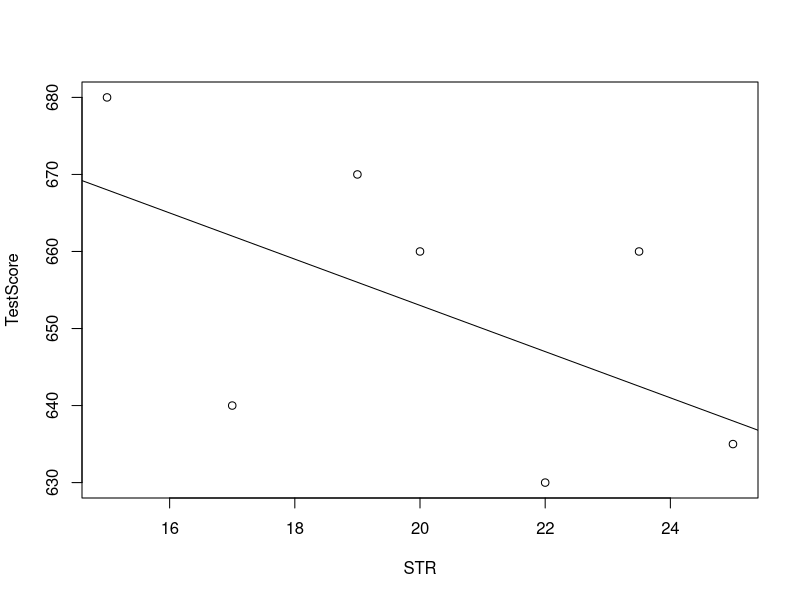
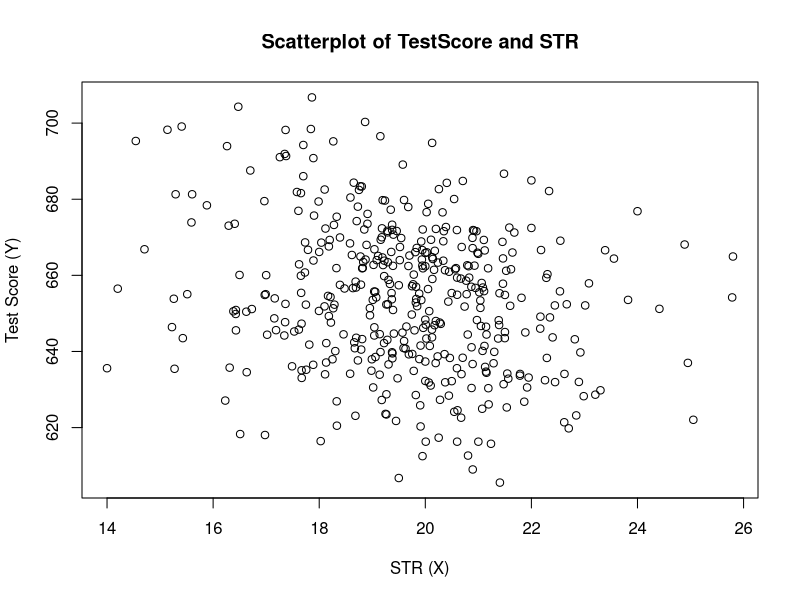
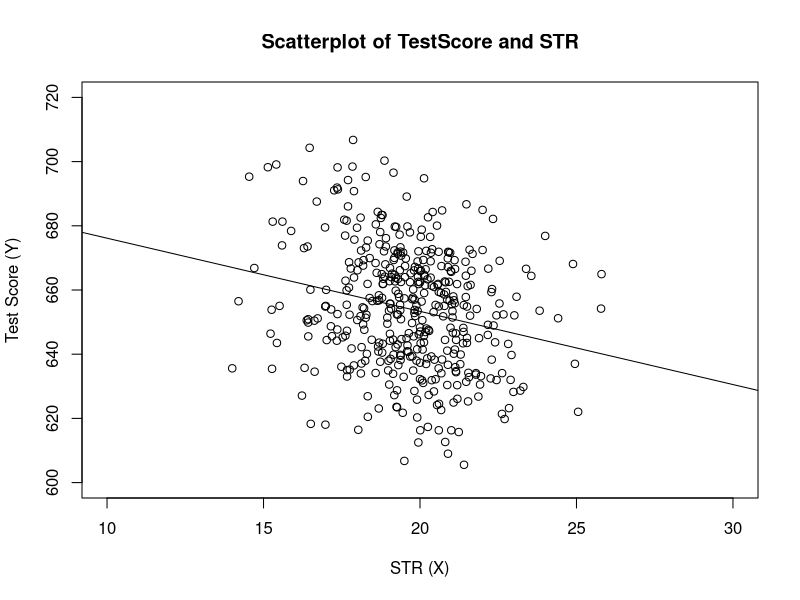
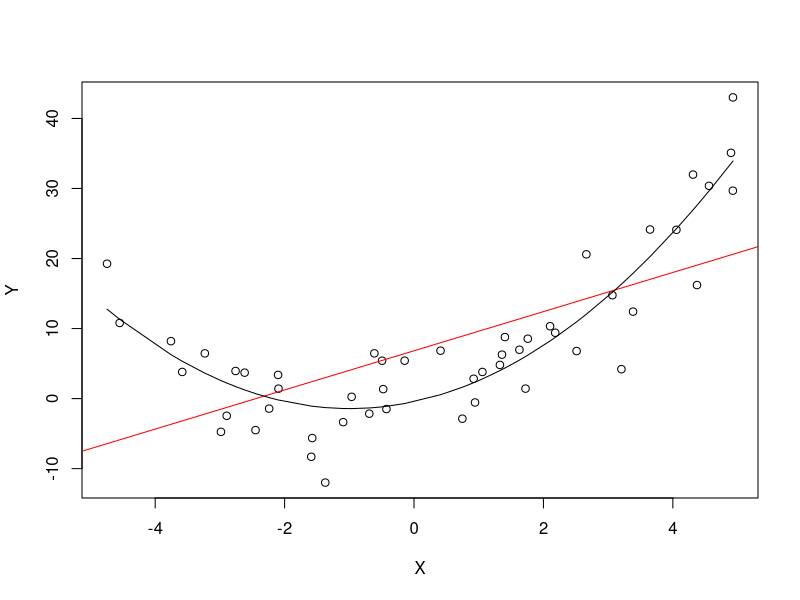
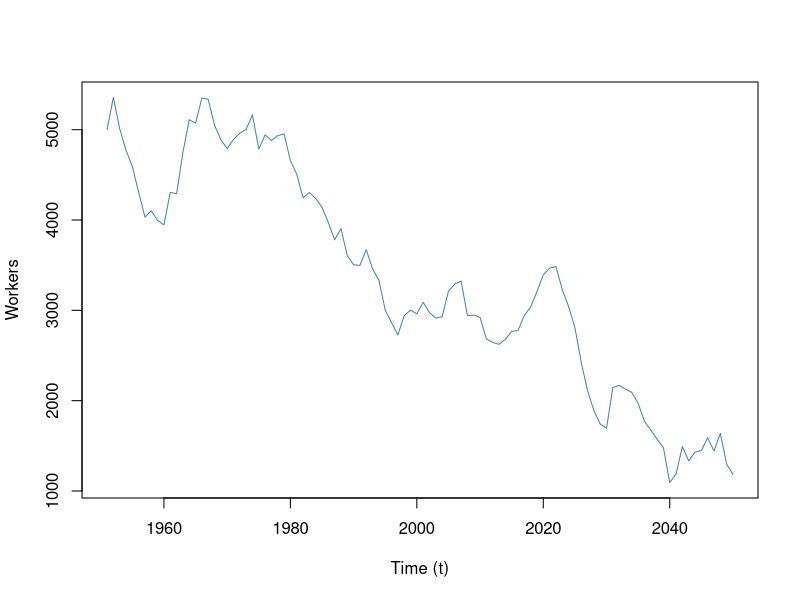
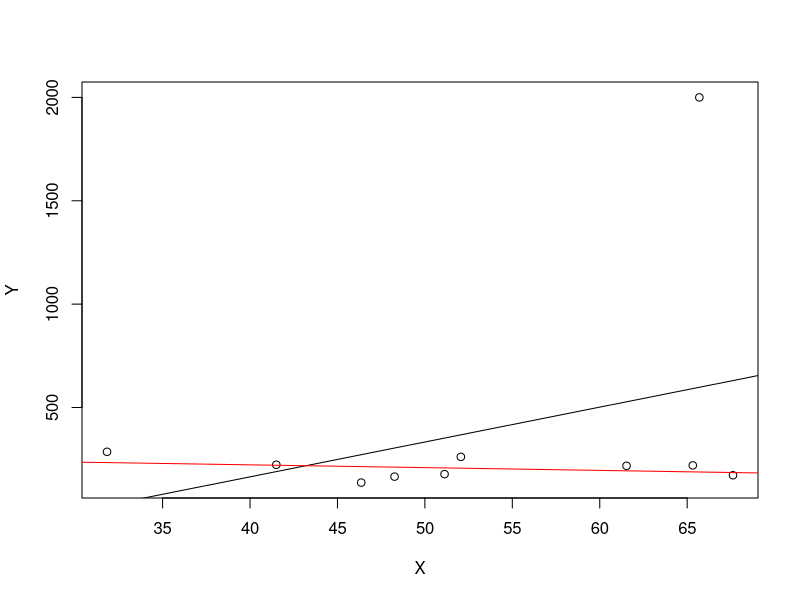
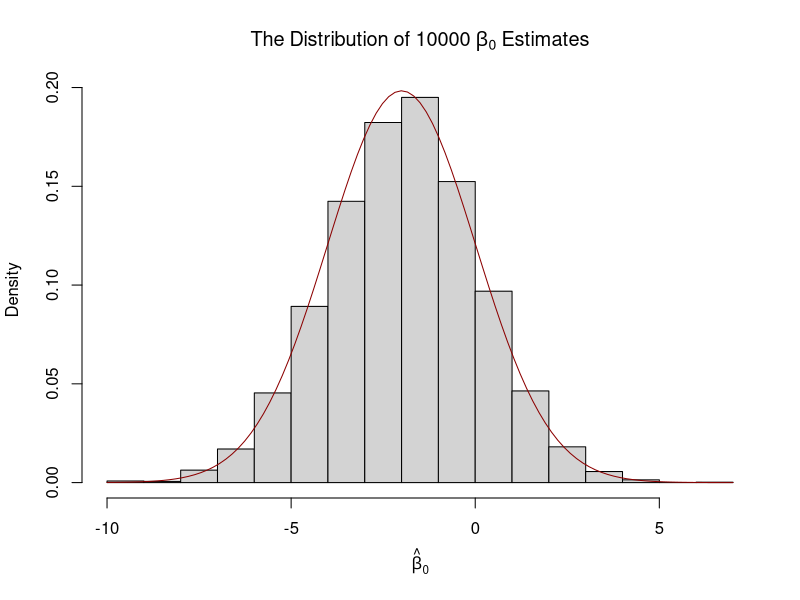
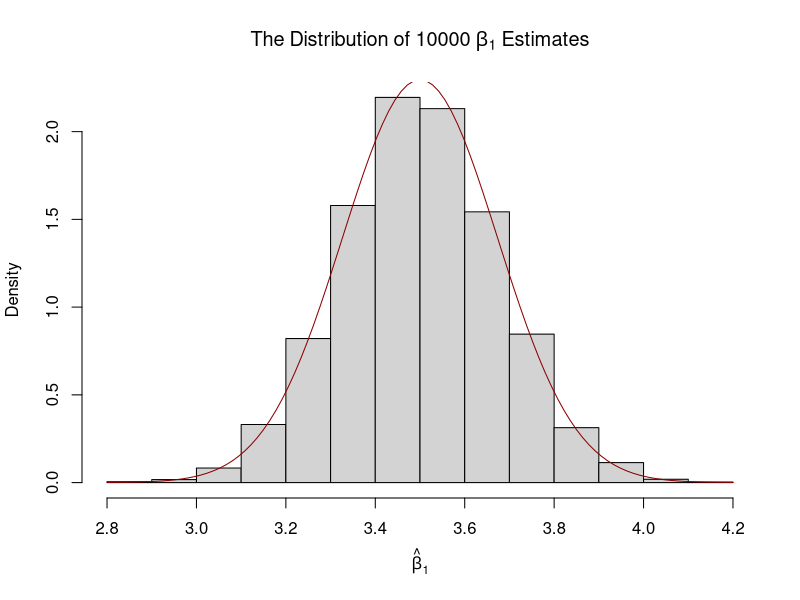

The R source for these figures, in order:
## ---- chunk 1
library(knitr)
library(kableExtra)

frame <- data.frame(
  TestScore=c(680, 640, 670, 660, 630, 660, 635),
  STR=c(15, 17, 19, 20, 22, 23.5, 25)
         )
rownames(frame) <- 1:7

t(frame) %>% kable("html")
## ---- chunk 2
# Create sample data
STR <- c(15, 17, 19, 20, 22, 23.5, 25)
TestScore <- c(680, 640, 670, 660, 630, 660, 635) 

# Print out sample data
STR
TestScore
## ---- chunk 3
# create a scatter plot of the data
plot(TestScore ~ STR)
# add the true relationship to the plot
abline(a = 713, b = -3)
## ---- chunk 4
# load the AER package 
library(AER)   

# load the the data set in the workspace
data(CASchools) 
## ---- chunk 5
class(CASchools)
## ---- chunk 6
head(CASchools)
## ---- chunk 7
# compute STR and append it to CASchools
CASchools$STR <- CASchools$students/CASchools$teachers 

# compute TestScore and append it to CASchools
CASchools$score <- (CASchools$read + CASchools$math)/2     
## ---- chunk 8
# compute sample averages of STR and score
avg_STR <- mean(CASchools$STR) 
avg_score <- mean(CASchools$score)

# compute sample standard deviations of STR and score
sd_STR <- sd(CASchools$STR) 
sd_score <- sd(CASchools$score)

# set up a vector of percentiles and compute the quantiles 
quantiles <- c(0.10, 0.25, 0.4, 0.5, 0.6, 0.75, 0.9)
quant_STR <- quantile(CASchools$STR, quantiles)
quant_score <- quantile(CASchools$score, quantiles)

# gather everything in a data.frame 
DistributionSummary <- data.frame(
                                  Average = c(avg_STR, avg_score), 
                                  StandardDeviation = c(sd_STR, sd_score), 
                                  quantile = rbind(quant_STR, quant_score)
                                  )

# print the summary to the console
DistributionSummary
## ---- chunk 9
plot(score ~ STR, 
     data = CASchools,
     main = "Scatterplot of TestScore and STR", 
     xlab = "STR (X)",
     ylab = "Test Score (Y)"
)
## ---- chunk 10
cor(CASchools$STR, CASchools$score)
## ---- chunk 11
rm(STR)
attach(CASchools) #allows to use the variables contained in CASchools directly

# compute beta_1 
beta_1 <- sum((STR - mean(STR))*(score - mean(score))) / sum((STR - mean(STR))^2)

# compute beta_0
beta_0 <- mean(score) - beta_1 * mean(STR)

# print the results to the console
beta_1
beta_0
## ---- chunk 12
# estimate the model and assign the result to linear_model
linear_model <- lm(score ~ STR, data = CASchools)

# Print the standard output of the estimated lm object to the console 
linear_model
## ---- chunk 13
# plot the data
plot(score ~ STR, 
     data = CASchools,
     main = "Scatterplot of TestScore and STR", 
     xlab = "STR (X)",
     ylab = "Test Score (Y)",
     xlim = c(10, 30),
     ylim = c(600, 720)
     )

# add the regression line
abline(linear_model) 
## ---- chunk 14
mod_summary <- summary(linear_model)
mod_summary
## ---- chunk 15
# compute R^2 manually
SSR <- sum(mod_summary$residuals^2)
TSS <- sum((score - mean(score))^2)
R2 <- 1 - SSR/TSS

# print the value to the console
R2

# compute SER manually
n <- nrow(CASchools)
SER <- sqrt(SSR / (n-2))

# print the value to the console
SER
## ---- chunk 16
# set a random seed to make the results reproducible
set.seed(321)

# simulate the data 
X <- runif(50, min = -5, max = 5)
u <- rnorm(50, sd = 5)  
## the true relation  
Y <- X^2 + 2*X + u                

# estimate a simple regression model 
mod_simple <- lm(Y ~ X)

# predict using a quadratic model 
prediction <- predict(lm(Y ~ X +  I(X^2)), data.frame(X = sort(X)))

# plot the results
plot(Y ~ X)
abline(mod_simple, col = "red")
lines(sort(X), prediction)
## ---- chunk 17
# set random seed
set.seed(7)

# initialize the employment vector
X <- c(5000,rep(NA,99))

# generate a date vector
Date <- seq(as.Date("1951/1/1"), as.Date("2050/1/1"), "years")

# generate time series observations with random influences
for (i in 2:100) X[i] <- 0.98*X[i-1] + rnorm(1, sd=200)

#plot the results
plot(Date, X, type = "l", col="steelblue", ylab = "Workers", xlab="Time (t)")
## ---- chunk 18
# set random seed
set.seed(123)

# generate the data
X <- sort(runif(10, min = 30, max = 70 ))
Y <- rnorm(10 , mean = 200, sd = 50)
Y[9] <- 2000

# fit model with outlier
fit <- lm(Y ~ X)

# fit model without outlier
fitWithoutOutlier <- lm(Y[-9] ~ X[-9])

# plot the results
plot(Y ~ X)
abline(fit)
abline(fitWithoutOutlier, col = "red")
## ---- chunk 19
# simulate data
N <- 100000
X <- runif(N, min = 0, max = 20)
u <- rnorm(N, sd = 10)

# population regression
Y <- -2 + 3.5 * X + u
population <- data.frame(X, Y)
## ---- chunk 20
# set sample size
n <- 100

# compute the variance of hat_beta_0
H_i <- 1 - mean(X) / mean(X^2) * X
var_b0 <- var(H_i * u) / (n * mean(H_i^2)^2 )

# compute the variance of hat_beta_1
var_b1 <- var( ( X - mean(X) ) * u ) / (100 * var(X)^2)
## ---- chunk 21
# print variances to the console
var_b0
var_b1
## ---- chunk 22
# set repetitions and sample size
n <- 100
reps <- 10000

# initialize the matrix of outcomes
fit <- matrix(ncol = 2, nrow = reps)

# loop sampling and estimating of the coefficients
for (i in 1:reps){
 sample <- population[sample(1:N, n),]
 fit[i, ] <- lm(Y ~ X, data = sample)$coefficients
}

# compute variance estimates using outcomes
var(fit[ ,1])
var(fit[ ,2])

# plot histograms of beta_0 estimates
hist(fit[ ,1], 
     main = bquote(The ~ Distribution  ~ of ~ 10000 ~ beta[0] ~ Estimates), 
     xlab = bquote(hat(beta)[0]), 
     freq = F)
# add true distribution to plot
curve(dnorm(x,-2,sqrt(var_b0)), add = T, col="darkred")

# plot histograms of beta_1 estimates
hist(fit[ ,2], 
     main = bquote(The ~ Distribution  ~ of ~ 10000 ~ beta[1] ~ Estimates), 
     xlab = bquote(hat(beta)[1]), 
     freq = F)

# add true distribution to plot
curve(dnorm(x,3.5,sqrt(var_b1)), add = T, col="darkred")
## ---- chunk 23
# set random seed for reproducibility
set.seed(1)

# set repetitions and the vector of sample sizes
reps <- 1000
n <- c(100, 250, 1000, 3000)

# initialize the matrix of outcomes
fit <- matrix(ncol = 2, nrow = reps)

# devide the plot panel in a 2-by-2 array
par(mfrow = c(2,2))

#### Loop sampling and plotting ####

# outer loop over n
for (j in 1:length(n)) {
  
  # inner loop: sampling and estimating of the coefficients
  for (i in 1:reps){
    sample <- population[sample(1:N, n[j]), ]
    fit[i, ] <- lm(Y ~ X, data = sample)$coefficients
  }
  
  # draw density estimates
  plot(density(fit[,2]), xlim=c(2.5,4.5), col=j, 
       main = paste("n=", n[j]), xlab = bquote(hat(beta)[1]))
  
}
## ---- chunk 24
# load the MASS package
library(MASS)

# set random seed for reproducibility
set.seed(4)

# simulate bivarite normal data
bvndata <- mvrnorm(100, 
                mu = c(5,5), 
                Sigma = cbind(c(5,4),c(4,5))
                ) 

# assign column names / convert to data.frame
colnames(bvndata) <- c("X","Y")
bvndata <- as.data.frame(bvndata)

# subset the data
set1 <- subset(bvndata, abs(mean(X) - X) > 1)
set2 <- subset(bvndata, abs(mean(X) - X) <= 1)

# plot both data sets
plot(set1, xlab = "X", ylab = "Y", pch = 19)
points(set2, col = "steelblue", pch = 19)
## ---- chunk 25
plot(set1, xlab = "X", ylab = "Y", pch = 19)
points(set2, col = "steelblue", pch = 19)

# estimate both regression lines
lm.set1 <- lm(Y ~ X, data = set1)
lm.set2 <- lm(Y ~ X, data = set2)

# add both lines to the plot
abline(lm.set1, col="green")
abline(lm.set2, col="red")
